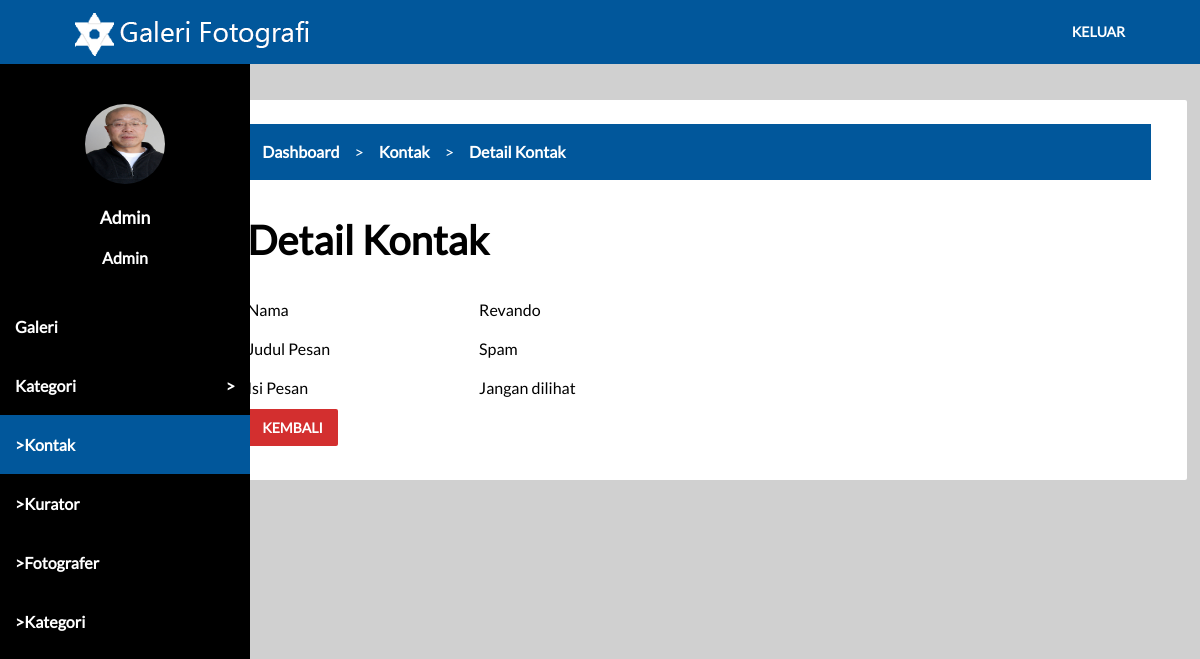
The app's page /dashboard.php?p=kontak&m=detail&id=1 (signed in) with its own data.
### tables this page shows
CREATE TABLE `roles` (
  `id` int(10) NOT NULL,
  `nama` varchar(255) NOT NULL
);

CREATE TABLE `kontak` (
  `id` int(10) NOT NULL,
  `nama` varchar(255) NOT NULL,
  `judul_pesan` varchar(255) NOT NULL,
  `isi_pesan` text NOT NULL
);

### koneksi.php (called while the page is built, shortened)
<?php
$url = $_SERVER['HTTP_HOST'].$_SERVER['REQUEST_URI'];
function get($val)
{
  return isset($_GET[$val])?htmlspecialchars($_GET[$val]):null;
}
function getUrl($val)
{
  global $url;
  return stristr($url,$val);
}
?>

### tampilan/admin/kontak/detail.php (the view)
<?php
$kontak = $koneksi->prepare('select *from kontak where id = "'.get('id').'"');
$kontak->execute();
$data_kontak = $kontak->fetch(PDO::FETCH_ASSOC);
?>
<div class="card-panel">
  <div class="row">
    <div class="col s12">
      <div class="breadcrumb">
        <ul>
          <li><a href="dashboard.php">Dashboard</a></li>
          <li><a href="dashboard.php?p=kontak">Kontak</a></li>
          <li><a href="dashboard.php?p=kontak&m=detail&id=<?php echo $data_kontak['id']; ?>">Detail Kontak</a></li>
        </ul>
      </div>
    </div>
  </div>
  <div class="row">
    <div class="col s12">
      <h2>Detail Kontak</h2>
    </div>
  </div>
  <div class="row">
    <div class="col s3">
      Nama
    </div>
    <div class="col s9">
      <?php echo $data_kontak['nama']; ?>
    </div>
  </div>
  <div class="row">
    <div class="col s3">
      Judul Pesan
    </div>
    <div class="col s9">
      <?php echo $data_kontak['judul_pesan']; ?>
    </div>
  </div>
  <div class="row">
    <div class="col s3">
      Isi Pesan
    </div>
    <div class="col s9">
      <?php echo $data_kontak['isi_pesan']; ?>
    </div>
  </div>
  <div class="row">
    <div class="col s12">
      <a href="dashboard.php?p=kontak" class="btn red">Kembali</a>
    </div>
  </div>
</div>

### side-dashboard.php (shortened to what this page needs)
<aside>
  <div class="aside-profile">
    <div class="row center">
      <div class="col s12">
        <img src="assets/img/users/<?php echo $data_user_mapping['foto']; ?>" class="circle" width="80" height="80">
      </div>
    </div>
    <div class="row center">
      <div class="col s12">
        <a href="javascript:void(0)" class="aside-profile-name"><?php echo $data_user_mapping['nama']; ?></a>
      </div>
    </div>
    <div class="row center">
      <div class="col s12">
        <span class="aside-profile-role"><?php echo $data_role_dash['nama']; ?></span>
      </div>
    </div>
  </div>
  <ul>
    <li><a href="dashboard.php?p=karya">Galeri</a></li>
    <li><a href="javascript:void(0)" id="open-submenu">Kategori</a>
    </li>
    <?php
    if ($data_user['role_id']==1) {
    ?>
    <li><a href="dashboard.php?p=kontak" class="<?php if(getUrl('dashboard.php?p=kontak')==true){echo "active"; } ?>">>Kontak</a></li>
    <li><a href="dashboard.php?p=kurator" class="<?php if(getUrl('dashboard.php?p=kurator')==true){echo "active"; } ?>">>Kurator</a></li>
    <li><a href="dashboard.php?p=fotografer" class="<?php if(getUrl('dashboard.php?p=fotografer')==true){echo "active"; } ?>">>Fotografer</a></li>
    <li><a href="dashboard.php?p=kategori" class="<?php if(getUrl('dashboard.php?p=kategori')==true){echo "active"; } ?>">>Kategori</a></li>
    <?php
    }
    elseif ($data_user['role_id']==2) {
    ?>
    <li><a href="dashboard.php?p=profile" class="<?php if(getUrl('dashboard.php?p=profile')==true){echo "active"; } ?>">><?php echo $data_user_mapping['nama'] ?></a></li>
    <?php
    }
    elseif ($data_user['role_id']==3) {
    ?>
    <li><a href="dashboard.php?p=profile" class="<?php if(getUrl('dashboard.php?p=profile')==true){echo "active"; } ?>"><?php echo $data_user_mapping['nama'] ?></a></li>
    <?php
    }
    ?>
  </ul>
</aside>

### assets/css/main.css (style rules this page uses)
.center { text-align: center; }
.circle { border-radius: 100%; }
ul { list-style-type: none; padding: 0; margin: 0; }
a { text-decoration: none; outline: none; }
body { overflow-x: hidden; margin: 0; padding: 0; font-family: Lato; font-size: 1rem; }
.row { margin-left: auto; margin-right: auto; margin-bottom: 20px; }
.row:after { clear: both; content: ""; display: table; }
.row .col { float: left; min-height: 1px; box-sizing: border-box; padding: 0 .75rem; }
.row .col.s3 { width: 25%; left: auto; right: auto; margin-left: auto; }
.row .col.s9 { width: 75%; left: auto; right: auto; margin-left: auto; }
.row .col.s12 { width: 100%; left: auto; right: auto; margin-left: auto; }
.card-panel { padding: 24px; overflow: hidden; background-color: #fff; display: block; border-radius: 2px; }
aside { display: block; width: 250px; height: 100%; position: fixed; left: 0; top: 64px; z-index: 99; background-color: #000; }
aside ul li { list-style-type: none; padding: 0; margin: 0; }
aside ul a { display: block; padding: 20px 15px; color:#fff; font-weight: 600; transition: background-color .2s ease-out; }
.grey { background-color: #d0d0d0; }
.btn { cursor: pointer; border-radius: 2px; transition: background-color .2s ease-out; background-color: #01579b; outline: none; border: none; font-family: Lato; text-transform: uppercase; font-size: 14px; padding: 10px 15px; color: #fff; font-weight: 600; }
.red { background-color: #d32f2f; }
.breadcrumb { display: block; width: 100%; background-color: #01579b; }
.breadcrumb ul { height: 56px; line-height: 56px; margin: 0; padding: 0; list-style-type: none; }
.breadcrumb ul li { float: left; }
.breadcrumb ul a { font-weight: 600; color:#fff; font-size: 1rem; padding: 0 15px; }
.breadcrumb ul li:after { content: ">"; color: #fff; }
.breadcrumb ul li:last-child:after { content: ""; }
.dashboard h2 { margin-top: 1rem; margin-bottom: 1rem; font-size: 2.5rem; }
.aside-profile { padding: 40px 0 10px; }
.aside-profile-name { color:#fff; font-weight: 600; font-size: 1.1rem; }
.aside-profile-role { color: #fff; font-weight: 600; font-size: 1rem; }
#open-submenu:after { float: right; content: ">"; }
aside .active { background-color: #01579b; }

### records on screen
roles: nama "Admin"
kontak: nama "Revando", judul_pesan "Spam", isi_pesan "Jangan dilihat"

### other values on screen
$data_user_mapping['nama'] "Admin"
